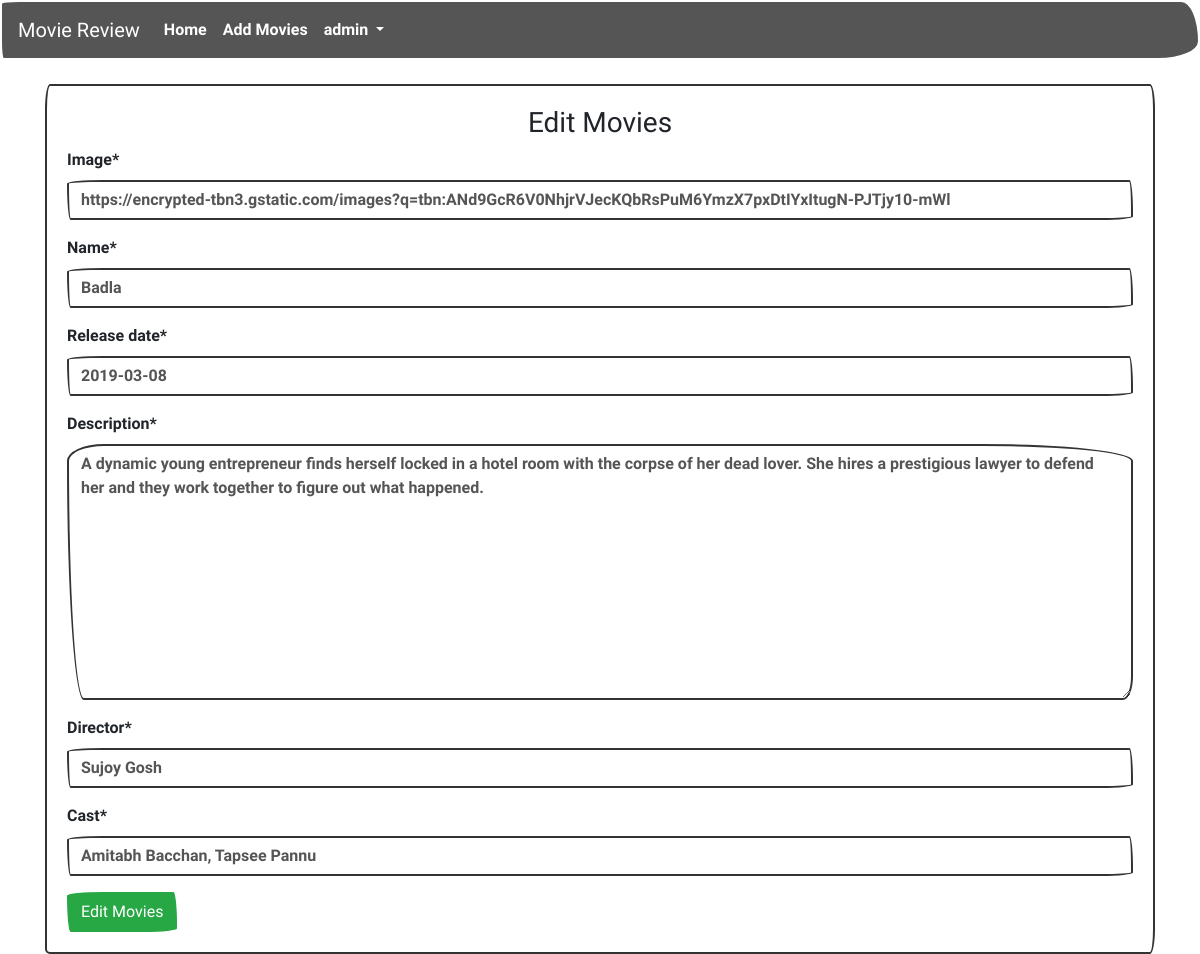
The page /editmovies/5/ (signed in) on the database its author committed.
### review/models.py (models this page shows, shortened)
class Movie(models.Model):
    name = models.CharField(max_length = 300)
    director = models.CharField(max_length=300)
    cast = models.CharField(max_length=500)
    description = models.TextField(max_length = 800)
    release_date = models.DateField()
    averageRating = models.FloatField(default = 0)
    image = models.URLField(default = None, null=True)

### review/views.py (the view)
# urls.py: path('editmovies/<int:id>/', views.edit_movies ,name="edit_movies"),
def edit_movies(request,id):
    if request.user.is_authenticated:
        if request.user.is_superuser:
            movie = Movie.objects.get(id=id)
            if request.method == "POST":
                form = MovieForm(request.POST or None, instance = movie)
                if form.is_valid():
                    data = form.save(commit=False)
                    data.save()
                    return redirect("review:detail", id)
            else:
                form = MovieForm(instance = movie)
            return render(request,'review/addmovies.html',{'form':form, "controller":"Edit Movies"})
        else:
            return redirect("review:home")
    return redirect("accounts:login")

### review/forms.py
class MovieForm(forms.ModelForm):
    class Meta:
        model = Movie
        fields = {'name', 'director', 'cast','description','release_date','image'}

### review/templates/review/addmovies.html (shortened to what this page needs)
{% extends 'review/base.html' %}
{% load crispy_forms_tags %}
{% block content %}
<div class="container">
    <br>
    <div class="card">
        <div class="card-body">
            <h3 class="text-center">{{ controller }}</h3>
            <form action="" method="POST">
                {{ form | crispy }}
                <input type="submit" value="{{controller}}" class="btn btn-success">
            </form>
        </div>
    </div>
</div>
{% endblock %}

### review/templates/review/base.html (shortened to what this page needs)
<!doctype html>
<html lang="en">
  <head>
    <link rel="stylesheet" href="https://stackpath.bootstrapcdn.com/bootstrap/4.5.0/css/bootstrap.min.css">
    <link rel="stylesheet" href="https://bootswatch.com/4/sketchy/bootstrap.min.css">
    {% load staticfiles %}
    <link rel="stylesheet" href='{% static "css/main.css" %}'>
  </head>
  <body>
    <nav class="navbar navbar-expand-lg navbar-dark bg-dark text-white ">
        <a class="navbar-brand" href='{% url "review:home" %}'>Movie Review</a>
        <div class="collapse navbar-collapse" id="navbarSupportedContent">
          <ul class="navbar-nav mr-auto">
            <li class="nav-item active">
              <a class="nav-link" href='{% url "review:home" %}'>Home <span class="sr-only">(current)</span></a>
            </li>
            <li class="nav-item">
              <a class="nav-link" href='{% url "review:add_movies" %}'>Add Movies</a>
            </li>
            {% if user.is_authenticated %}
            <li class="nav-item dropdown">
              <a class="nav-link dropdown-toggle" href="#" id="navbarDropdown" role="button" data-toggle="dropdown" aria-haspopup="true" aria-expanded="false">
                {{user.username}}
              </a>
            </li>
            {% endif %}
          </ul>
        </div>
      </nav>
    {% block content %}
    {% endblock %}
  </body>
</html>

### rows shown on the page
Movie: image "https://encrypted-tbn3.gstatic.com/images?q=tbn:ANd9GcR6V0NhjrVJecKQbRsPuM6YmzX7pxDtIYxItugN-PJTjy10-mWl", name "Badla", release_date "2019-03-08", description "A dynamic young entrepreneur finds herself locked in a hotel room with the corpse of her dead lover. She hires a prestigious lawyer to defend her and they work together to figure out what happened.", director "Sujoy Gosh", cast "Amitabh Bacchan, Tapsee Pannu"

### other values the page prints
{{ user.username }} "admin"
{{ controller }} "Edit Movies"
